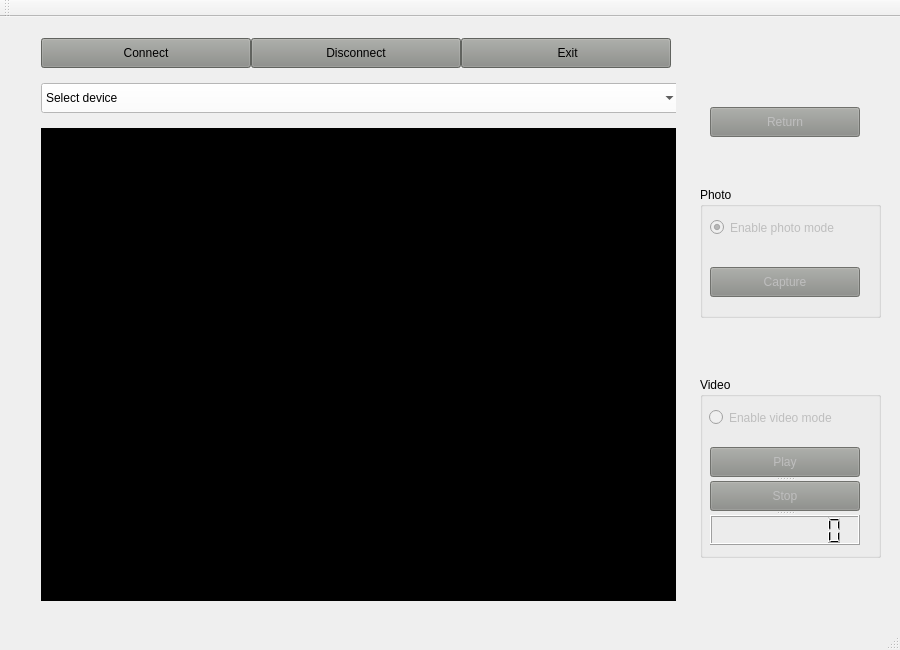
<?xml version="1.0" encoding="UTF-8"?>
<ui version="4.0">
 <class>CameraConnection</class>
 <widget class="QMainWindow" name="CameraConnection">
  <property name="geometry">
   <rect>
    <x>0</x>
    <y>0</y>
    <width>900</width>
    <height>650</height>
   </rect>
  </property>
  <property name="sizePolicy">
   <sizepolicy hsizetype="Preferred" vsizetype="Preferred">
    <horstretch>0</horstretch>
    <verstretch>0</verstretch>
   </sizepolicy>
  </property>
  <property name="minimumSize">
   <size>
    <width>900</width>
    <height>650</height>
   </size>
  </property>
  <property name="maximumSize">
   <size>
    <width>900</width>
    <height>650</height>
   </size>
  </property>
  <property name="windowTitle">
   <string>Parker - A Camera Connection Software</string>
  </property>
  <property name="windowIcon">
   <iconset resource="cameraconnectionresources.qrc">
    <normaloff>:/imgs/spider.jpg</normaloff>:/imgs/spider.jpg</iconset>
  </property>
  <widget class="QWidget" name="centralWidget">
   <property name="styleSheet">
    <string notr="true"/>
   </property>
   <widget class="QGroupBox" name="groupBox">
    <property name="geometry">
     <rect>
      <x>700</x>
      <y>360</y>
      <width>181</width>
      <height>181</height>
     </rect>
    </property>
    <property name="title">
     <string>Video</string>
    </property>
    <widget class="QRadioButton" name="rb_video">
     <property name="enabled">
      <bool>false</bool>
     </property>
     <property name="geometry">
      <rect>
       <x>9</x>
       <y>30</y>
       <width>161</width>
       <height>21</height>
      </rect>
     </property>
     <property name="text">
      <string>Enable video mode</string>
     </property>
    </widget>
    <widget class="QSplitter" name="splitter">
     <property name="geometry">
      <rect>
       <x>10</x>
       <y>70</y>
       <width>150</width>
       <height>98</height>
      </rect>
     </property>
     <property name="orientation">
      <enum>Qt::Vertical</enum>
     </property>
     <widget class="QPushButton" name="bt_record">
      <property name="enabled">
       <bool>false</bool>
      </property>
      <property name="minimumSize">
       <size>
        <width>150</width>
        <height>30</height>
       </size>
      </property>
      <property name="maximumSize">
       <size>
        <width>150</width>
        <height>30</height>
       </size>
      </property>
      <property name="styleSheet">
       <string notr="true">QPushButton{
background-color: rgb(136, 138, 133);
}</string>
      </property>
      <property name="text">
       <string>Play</string>
      </property>
      <property name="icon">
       <iconset resource="cameraconnectionresources.qrc">
        <normaloff>:/imgs/play.png</normaloff>:/imgs/play.png</iconset>
      </property>
     </widget>
     <widget class="QPushButton" name="bt_stop">
      <property name="enabled">
       <bool>false</bool>
      </property>
      <property name="maximumSize">
       <size>
        <width>160</width>
        <height>30</height>
       </size>
      </property>
      <property name="styleSheet">
       <string notr="true">QPushButton{
background-color: rgb(136, 138, 133);
}</string>
      </property>
      <property name="text">
       <string>Stop</string>
      </property>
      <property name="icon">
       <iconset resource="cameraconnectionresources.qrc">
        <normaloff>:/imgs/stop.png</normaloff>:/imgs/stop.png</iconset>
      </property>
     </widget>
     <widget class="QLCDNumber" name="lcdNumber">
      <property name="maximumSize">
       <size>
        <width>160</width>
        <height>30</height>
       </size>
      </property>
      <property name="digitCount">
       <number>8</number>
      </property>
     </widget>
    </widget>
   </widget>
   <widget class="QGroupBox" name="groupBox_2">
    <property name="geometry">
     <rect>
      <x>700</x>
      <y>170</y>
      <width>181</width>
      <height>131</height>
     </rect>
    </property>
    <property name="title">
     <string>Photo</string>
    </property>
    <widget class="QPushButton" name="bt_capture">
     <property name="enabled">
      <bool>false</bool>
     </property>
     <property name="geometry">
      <rect>
       <x>10</x>
       <y>80</y>
       <width>150</width>
       <height>30</height>
      </rect>
     </property>
     <property name="minimumSize">
      <size>
       <width>0</width>
       <height>30</height>
      </size>
     </property>
     <property name="maximumSize">
      <size>
       <width>16777215</width>
       <height>30</height>
      </size>
     </property>
     <property name="styleSheet">
      <string notr="true">QPushButton{
background-color: rgb(136, 138, 133);
}</string>
     </property>
     <property name="text">
      <string>Capture</string>
     </property>
    </widget>
    <widget class="QRadioButton" name="rb_photo">
     <property name="enabled">
      <bool>false</bool>
     </property>
     <property name="geometry">
      <rect>
       <x>10</x>
       <y>30</y>
       <width>161</width>
       <height>21</height>
      </rect>
     </property>
     <property name="text">
      <string>Enable photo mode</string>
     </property>
     <property name="checked">
      <bool>true</bool>
     </property>
    </widget>
   </widget>
   <widget class="QPushButton" name="bt_return">
    <property name="enabled">
     <bool>false</bool>
    </property>
    <property name="geometry">
     <rect>
      <x>710</x>
      <y>90</y>
      <width>150</width>
      <height>30</height>
     </rect>
    </property>
    <property name="minimumSize">
     <size>
      <width>0</width>
      <height>30</height>
     </size>
    </property>
    <property name="maximumSize">
     <size>
      <width>16777215</width>
      <height>30</height>
     </size>
    </property>
    <property name="styleSheet">
     <string notr="true">QPushButton{
background-color: rgb(136, 138, 133);
}</string>
    </property>
    <property name="text">
     <string>Return</string>
    </property>
   </widget>
   <widget class="QWidget" name="layoutWidget">
    <property name="geometry">
     <rect>
      <x>30</x>
      <y>10</y>
      <width>646</width>
      <height>574</height>
     </rect>
    </property>
    <layout class="QVBoxLayout" name="verticalLayout">
     <property name="spacing">
      <number>15</number>
     </property>
     <item>
      <layout class="QHBoxLayout" name="horizontalLayout">
       <item>
        <widget class="QPushButton" name="bt_connect">
         <property name="minimumSize">
          <size>
           <width>210</width>
           <height>30</height>
          </size>
         </property>
         <property name="maximumSize">
          <size>
           <width>210</width>
           <height>30</height>
          </size>
         </property>
         <property name="styleSheet">
          <string notr="true">QPushButton{
background-color: rgb(136, 138, 133);
}</string>
         </property>
         <property name="text">
          <string>Connect</string>
         </property>
        </widget>
       </item>
       <item>
        <widget class="QPushButton" name="bt_disconnect">
         <property name="minimumSize">
          <size>
           <width>210</width>
           <height>30</height>
          </size>
         </property>
         <property name="maximumSize">
          <size>
           <width>210</width>
           <height>30</height>
          </size>
         </property>
         <property name="styleSheet">
          <string notr="true">QPushButton{
background-color: rgb(136, 138, 133);
}</string>
         </property>
         <property name="text">
          <string>Disconnect</string>
         </property>
        </widget>
       </item>
       <item>
        <widget class="QPushButton" name="bt_exit">
         <property name="minimumSize">
          <size>
           <width>210</width>
           <height>30</height>
          </size>
         </property>
         <property name="maximumSize">
          <size>
           <width>210</width>
           <height>30</height>
          </size>
         </property>
         <property name="styleSheet">
          <string notr="true">QPushButton{
background-color: rgb(136, 138, 133);
}</string>
         </property>
         <property name="text">
          <string> Exit</string>
         </property>
         <property name="icon">
          <iconset theme="exit">
           <normaloff>.</normaloff>.</iconset>
         </property>
         <property name="shortcut">
          <string>Ctrl+W</string>
         </property>
         <property name="checkable">
          <bool>false</bool>
         </property>
        </widget>
       </item>
      </layout>
     </item>
     <item>
      <widget class="QComboBox" name="combo_selectDevice">
       <property name="minimumSize">
        <size>
         <width>640</width>
         <height>30</height>
        </size>
       </property>
       <property name="maximumSize">
        <size>
         <width>640</width>
         <height>30</height>
        </size>
       </property>
       <property name="styleSheet">
        <string notr="true">QComboBox{
	color: rgb(0, 0, 0);
	background-color: rgb(255,255,255);
}</string>
       </property>
       <item>
        <property name="text">
         <string>Select device</string>
        </property>
       </item>
      </widget>
     </item>
     <item>
      <widget class="QLabel" name="lb_screen">
       <property name="minimumSize">
        <size>
         <width>640</width>
         <height>480</height>
        </size>
       </property>
       <property name="maximumSize">
        <size>
         <width>640</width>
         <height>480</height>
        </size>
       </property>
       <property name="styleSheet">
        <string notr="true">QLabel{
	background-color: rgb(0,0,0);
}</string>
       </property>
       <property name="text">
        <string/>
       </property>
      </widget>
     </item>
    </layout>
   </widget>
  </widget>
  <widget class="QMenuBar" name="menuBar">
   <property name="geometry">
    <rect>
     <x>0</x>
     <y>0</y>
     <width>900</width>
     <height>22</height>
    </rect>
   </property>
  </widget>
  <widget class="QToolBar" name="mainToolBar">
   <attribute name="toolBarArea">
    <enum>TopToolBarArea</enum>
   </attribute>
   <attribute name="toolBarBreak">
    <bool>false</bool>
   </attribute>
  </widget>
  <widget class="QStatusBar" name="statusBar"/>
 </widget>
 <layoutdefault spacing="6" margin="11"/>
 <resources>
  <include location="cameraconnectionresources.qrc"/>
 </resources>
 <connections/>
</ui>
